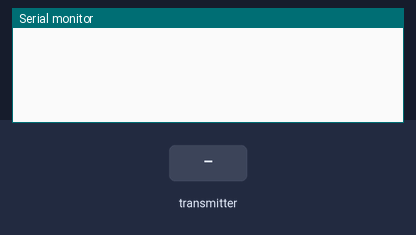
Bench run of a sketch on a simulated Arduino Uno, built with avr-gcc and run on an emulated ATmega328P. On the bench: the last lines printed to the serial monitor. The inputs (shaded band) are chosen by the test bench. No radio packets arrive unless stated.

Above: at 1.2 s.
1.3 s: the transmitter starts sending received_val = 0
At 3.1 s:
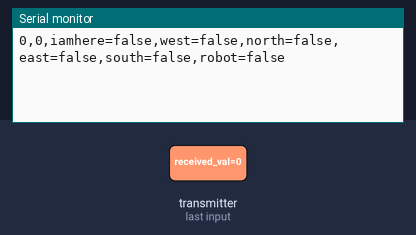
4.3 s: the transmitter starts sending received_val = 256
At 6.0 s:
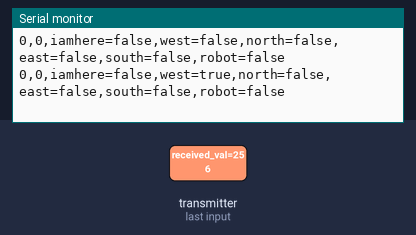
7.3 s: the transmitter starts sending received_val = 512
At 9.3 s:
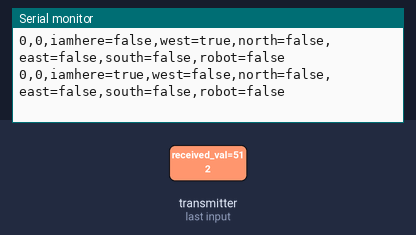
10.3 s: the transmitter starts sending received_val = 1023
At 12.1 s:
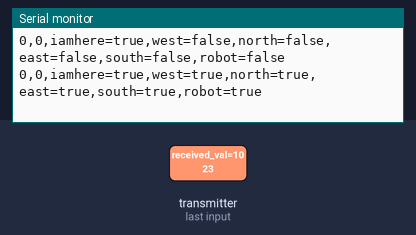

The sketch:

receive.ino
```cpp
#include <SPI.h>
#include "nRF24L01.h"
#include "RF24.h"

#define x_mask 0xe000
#define x_shift 13
#define y_mask 0x1c00
#define y_shift 10
#define iamhere_mask 0x0200
#define iamhere_shift 9
#define w_mask 0x0100
#define w_shift 8
#define n_mask 0x0080
#define n_shift 7
#define e_mask 0x0040
#define e_shift 6
#define s_mask 0x0020
#define s_shift 5
#define robot_mask 0x0010
#define robot_shift 4
#define shape_mask 0x000c
#define shape_shift 2
#define color_mask 0x0002
#define color_shift 1

#define get_x(a) (a&x_mask) >> x_shift
#define get_y(a) (a&y_mask) >> y_shift
#define get_iamhere(a) (a&iamhere_mask) >> iamhere_shift
#define get_w(a) (a&w_mask) >> w_shift
#define get_n(a) (a&n_mask) >> n_shift
#define get_e(a) (a&e_mask) >> e_shift
#define get_s(a) (a&s_mask) >> s_shift
#define get_robot(a) (a&robot_mask) >> robot_shift
#define get_shape(a) (a&shape_mask) >> shape_shift
#define get_color(a) (a&color_mask) >> color_shift

//
// Hardware configuration
//

// Set up nRF24L01 radio on SPI bus plus pins 9 & 10

RF24 radio(9,10);

//
// Topology
//

// Radio pipe addresses for the 2 nodes to communicate.
const uint64_t pipes[2] = { 0x000000003ALL, 0x000000003BLL };

//
// Role management
//
// Set up role.  This sketch uses the same software for all the nodes
// in this system.  Doing so greatly simplifies testing.
//

// The various roles supported by this sketch
typedef enum { role_ping_out = 1, role_pong_back } role_e;

// The debug-friendly names of those roles
const char* role_friendly_name[] = { "invalid", "Ping out", "Pong back"};

// The role of the current running sketch
role_e role = role_pong_back;

void setup() {

  Serial.begin(9600);
  while (!Serial);

  //
  // Setup and configure rf radio
  //

  radio.begin();

  // optionally, increase the delay between retries & # of retries
  radio.setRetries(15,15);
  radio.setAutoAck(true);
  // set the channel
  radio.setChannel(0x50);
  // set the power
  radio.setPALevel(RF24_PA_MIN);
  //RF24_250KBPS for 250kbs, RF24_1MBPS for 1Mbps, or RF24_2MBPS for 2Mbps
  radio.setDataRate(RF24_250KBPS);

  // optionally, reduce the payload size.  seems to
  // improve reliability
  //radio.setPayloadSize(8);

  //
  // Open pipes to other nodes for communication
  //

  // This simple sketch opens two pipes for these two nodes to communicate
  // back and forth.
  // Open 'our' pipe for writing
  // Open the 'other' pipe for reading, in position #1 (we can have up to 5 pipes open for reading)

  radio.openWritingPipe(pipes[0]);
  radio.openReadingPipe(1,pipes[1]);

  //
  // Start listening
  //

  radio.startListening();

  //
  // Dump the configuration of the rf unit for debugging
  //

  radio.printDetails();
}

void loop() {
  // if there is data ready
  if ( radio.available() )
  {
    // Dump the payloads until we've gotten everything
    unsigned long received_val;
    bool done = false;
    while (!done)
    {
      // Fetch the payload, and see if this was the last one.
      done = radio.read( &received_val, sizeof(unsigned long) );

      // Variables from msg
      short x_msg = get_x(received_val);
      short y_msg = get_y(received_val);
      short iamhere_msg = get_iamhere(received_val);
      short w_msg = get_w(received_val);
      short n_msg = get_n(received_val);
      short e_msg = get_e(received_val);
      short s_msg = get_s(received_val);
      short robot_msg = get_robot(received_val);
      short shape_msg = get_shape(received_val);
      short color_msg = get_color(received_val);

      // Spew it
      //Debugging output to serial monitor
//      Serial.print("Got payload ");
//      Serial.println(received_val);
//      Serial.print("x: ");
//      Serial.println(x_msg);
//      Serial.print("y: ");
//      Serial.println(y_msg);
//      Serial.print("iamhere: ");
//      Serial.println(iamhere_msg);
//      Serial.print("W: ");
//      Serial.println(w_msg);
//      Serial.print("N: ");
//      Serial.println(n_msg);
//      Serial.print("E: ");
//      Serial.println(e_msg);
//      Serial.print("S: ");
//      Serial.println(s_msg);
//      Serial.print("Robot: ");
//      Serial.println(robot_msg);
//      Serial.print("Shape: ");
//      Serial.println(shape_msg);
//      Serial.print("Color: ");
//      Serial.println(color_msg);

      //Formatted GUI output
      String gui_out;
      gui_out = String(x_msg) + "," + String(y_msg);
      gui_out = gui_out + ",iamhere=" + (iamhere_msg ? "true" : "false") + ",west=" + (w_msg ? "true" : "false") + ",north=" + (n_msg ? "true" : "false")
        + ",east=" + (e_msg ? "true" : "false") + ",south=" + (s_msg ? "true" : "false") + ",robot=" + (robot_msg ? "true" : "false");
//        + ",tshape=";

//      switch (shape_msg) {
//        case 1:
//          gui_out = gui_out + "square";
//          break;
//        case 2:
//          gui_out = gui_out + "triangle";
//          break;
//        case 3:
//          gui_out = gui_out + "circle";
//          break;
//        default:
//          gui_out = gui_out + "none";
//       }
//       gui_out = gui_out + ",tcolor=";
//       if (shape_msg) {
//         switch (color_msg) {
//            case 0:
//              //red
//              gui_out = gui_out + "red";
//              break;
//            case 1:
//              gui_out = gui_out + "blue";
//              break;
//            default:
//              gui_out = gui_out + "none";
//         }
//       } else {
//          gui_out = gui_out + "none";
//       }
//      Serial.println("reset");
      delay(1000);
//      gui_out = "0,0,iamhere=false,west=false,north=true";
      Serial.println(gui_out);

      // Delay just a little bit to let the other unit
      // make the transition to receiver
      delay(20);

    }

    // First, stop listening so we can talk
    radio.stopListening();

    // Send the final one back.
    radio.write( &received_val, sizeof(unsigned long) );
    //Serial.println("Sent response.\n\r");

    // Now, resume listening so we catch the next packets.
    radio.startListening();
  }
}
```

Measured:
- after the input at 1.3 s, the serial monitor: prints a new line after 1.0 s (image 1)
- after the input at 4.3 s, the serial monitor: prints a new line after 1.1 s (image 2)
- after the input at 7.3 s, the serial monitor: prints a new line after 1.2 s (image 3)
- after the input at 10.3 s, the serial monitor: prints a new line after 1.3 s (image 4)
